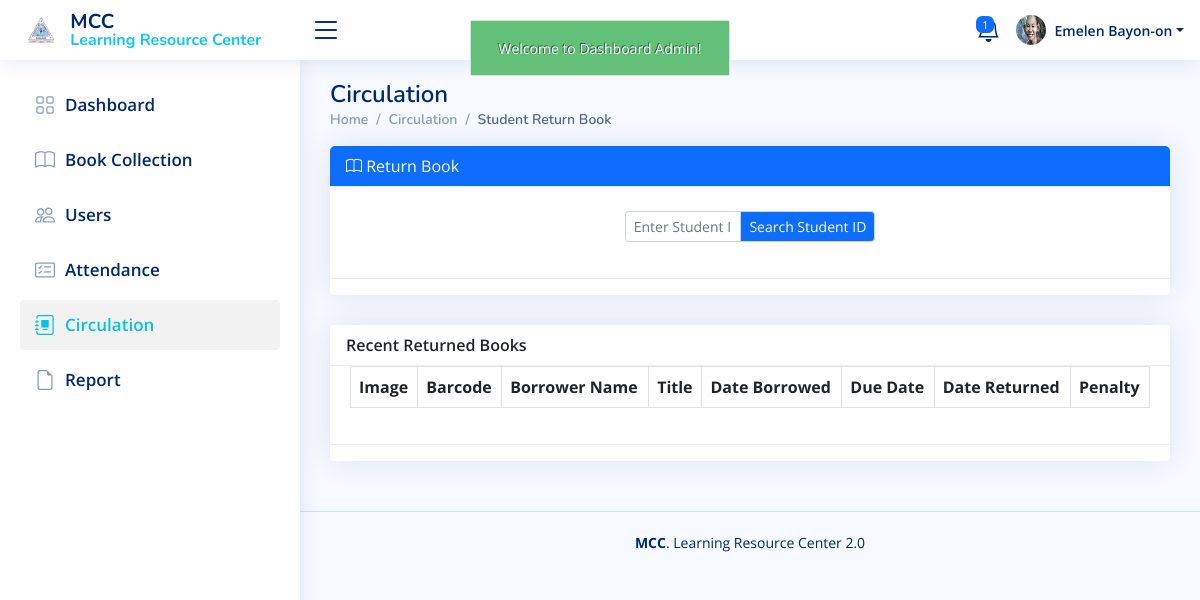
/admin/circulation_return.php (signed in), run on an earlier commit of the app's database.
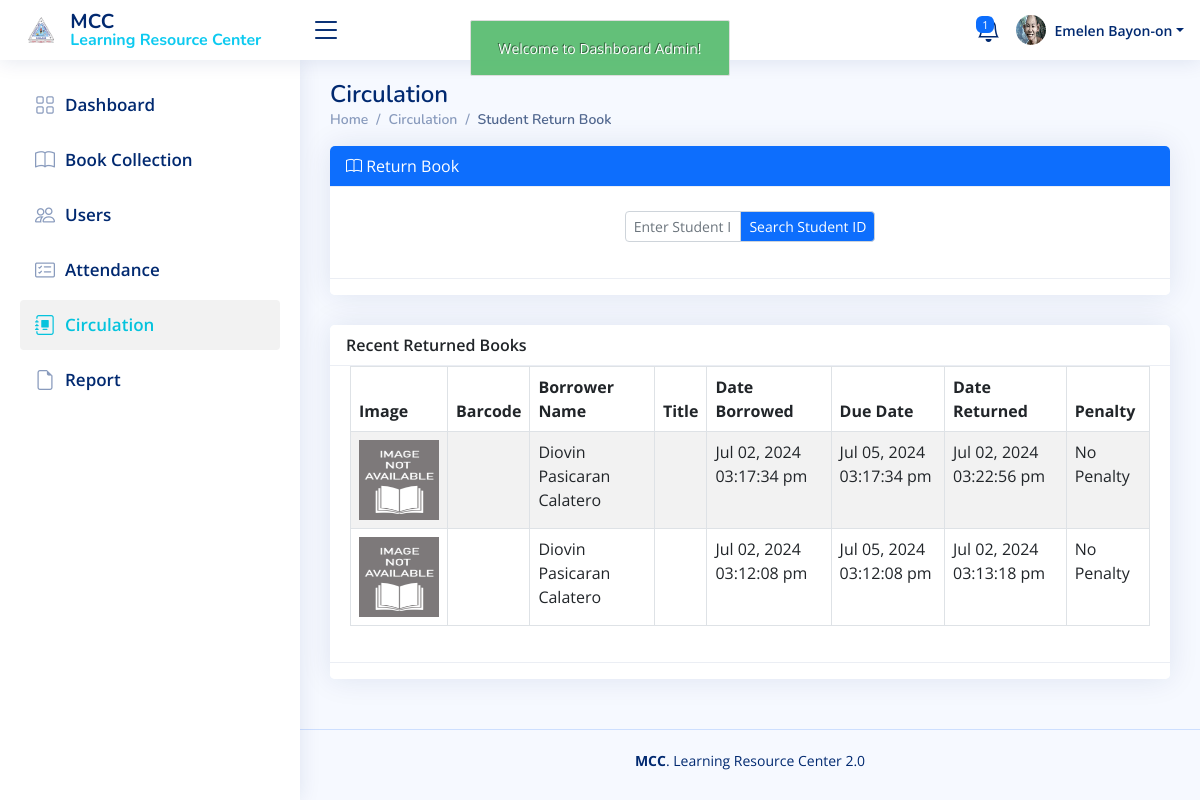
And on a later commit of the database.
### tables this page shows
CREATE TABLE `return_book` (
  `return_book_id` int(11) NOT NULL,
  `user_id` int(11) NOT NULL,
  `faculty_id` int(11) NOT NULL,
  `book_id` int(11) NOT NULL,
  `date_borrowed` datetime NOT NULL,
  `due_date` datetime NOT NULL,
  `date_returned` datetime NOT NULL,
  `book_penalty` varchar(100) NOT NULL
);

CREATE TABLE `user` (
  `user_id` int(11) NOT NULL,
  `user_log_id` int(11) NOT NULL,
  `lastname` varchar(45) NOT NULL,
  `firstname` varchar(45) NOT NULL,
  `middlename` varchar(45) NOT NULL,
  `gender` varchar(20) NOT NULL,
  `course` varchar(45) NOT NULL,
  `address` varchar(100) NOT NULL,
  `cell_no` varchar(25) NOT NULL,
  `birthdate` varchar(45) NOT NULL,
  `email` varchar(50) NOT NULL,
  `year_level` varchar(45) NOT NULL,
  `student_id_no` varchar(45) NOT NULL,
  `username` varchar(50) NOT NULL,
  `password` varchar(255) NOT NULL,
  `cpassword` varchar(255) NOT NULL,
  `role_as` varchar(50) NOT NULL,
  `status` varchar(50) NOT NULL,
  `user_added` datetime NOT NULL,
  `qr_code` varchar(255) NOT NULL,
  `reset_token` varchar(100) NOT NULL,
  `token_expiry` datetime NOT NULL
);

### admin/circulation_return.php (the view, shortened to what the rows shown need)
<?php
include('authentication.php');
include('includes/header.php');
?>
<main id="main" class="main">
     <div class="pagetitle">
          <h1>Circulation</h1>
     </div>
     <section class="section ">
          <div class="row">
               <div class="col-lg-12">
                    <div class="card">
                         <div class="card-body">
                              <div class="table-responsive">
                                   <?php
							$return_query= mysqli_query($con,"SELECT * from return_book
							LEFT JOIN book ON return_book.book_id = book.book_id
							LEFT JOIN user ON return_book.user_id = user.user_id
							where return_book.return_book_id order by return_book.return_book_id DESC");
							?>
                                   <table id="myDataTable" cellpadding="0" cellspacing="0" border="0"
                                        class="table table-striped table-bordered">
                                        <thead>
                                             <tr>
                                                  <th>Image</th>
                                                  <th>Barcode</th>
                                                  <th>Borrower Name</th>
                                                  <th>Title</th>
                                                  <th>Date Borrowed</th>
                                                  <th>Due Date</th>
                                                  <th>Date Returned</th>
                                                  <th>Penalty</th>
                                             </tr>
                                        </thead>
                                        <tbody>
                                             <?php
							while ($return_row= mysqli_fetch_array ($return_query) ){
?> <?php if(isset( $return_row['user_id'])) : ?>
                                             <tr>
                                                  <td>
                                                       <center>
                                                            <?php if($return_row['book_image'] != ""): ?>
                                                            <img src="../uploads/books_img/<?php echo $return_row['book_image']; ?>"
                                                                 alt="" width="80px" height="80px">
                                                            <?php else: ?>
                                                            <img src="../uploads/books_img/book_image.jpg" alt=""
                                                                 width="80px" height="80px">
                                                            <?php endif; ?>
                                                       </center>
                                                  </td>
                                                  <td><?php echo $return_row['barcode']; ?></td>
                                                  <td style="text-transform: capitalize">
                                                       <?php echo $return_row['firstname']." ".$return_row['middlename']." ".$return_row['lastname']; ?>
                                                  </td>
                                                  <td style="text-transform: capitalize">
                                                       <?php echo $return_row['title']; ?></td>
                                                  <td><?php echo date("M d, Y h:i:s a",strtotime($return_row['date_borrowed'])); ?>
                                                  </td>
                                                  <?php
								 if ($return_row['book_penalty'] != 'No Penalty'){
									 echo "<td class='' style='width:100px;'>".date("M d, Y h:i:s a",strtotime($return_row['due_date']))."</td>";
								 }else {
									 echo "<td>".date("M d, Y h:i:s a",strtotime($return_row['due_date']))."</td>";
								 }
								?>
                                                  <?php
								 if ($return_row['book_penalty'] != 'No Penalty'){
									 echo "<td class='' style='width:100px;'>".date("M d, Y h:i:s a",strtotime($return_row['date_returned']))."</td>";
								 }else {
									 echo "<td>".date("M d, Y h:i:s a",strtotime($return_row['date_returned']))."</td>";
								 }
								?>
                                                  <?php
								 if ($return_row['book_penalty'] != 'No Penalty'){
									 echo "<td class='alert alert-warning' style='width:100px;'>Php ".$return_row['book_penalty'].".00</td>";
								 }else {
									 echo "<td>".$return_row['book_penalty']."</td>";
								 }
								?>
                                             </tr>
                                             <?php endif; ?>
                                             <?php
							}
							?>
                                        </tbody>
                                   </table>
                              </div>
                         </div>
                    </div>
               </div>
          </div>
     </section>
</main>
<?php
include('./includes/script.php');
?>

### admin/includes/topnav.php (shortened to what the rows shown need)
<header id="header" class="header fixed-top d-flex align-items-center">
     <?php
if (isset($_SESSION['auth_admin']['admin_id']))
{
     $id_session=$_SESSION['auth_admin']['admin_id'];
 }
 ?>
     <nav class="header-nav ms-auto">
          <ul class="d-flex align-items-center">
               <li class="nav-item dropdown pe-3">
                    <?php
               $query = "SELECT * FROM admin WHERE admin_id = '$id_session'";
               $query_run = mysqli_query($con, $query);
               $row = mysqli_fetch_array($query_run);
               ?>
                    <a class="nav-link nav-profile d-flex align-items-center pe-0" href="javascript:;"
                         data-bs-toggle="dropdown">
                         <?php if($row['admin_image'] != ""): ?>
                         <img src="../uploads/admin_profile/<?php echo $row['admin_image']; ?>" alt="" width="30px"
                              height="30px" class="rounded-circle">
                         <?php else: ?>
                         <img src="assets/img/admin.png" alt="" class="rounded-circle" width="30px" height="30px">
                         <?php endif; ?>
                         <span
                              class="d-none d-md-block dropdown-toggle ps-2"><?= $_SESSION['auth_admin']['admin_name']; ?></span>
                    </a>
               </li>
          </ul>
     </nav>
</header>

What changed in the data, as far as the page shows it:
added return_book: user.firstname "Diovin", user.middlename "Pasicaran", user.lastname "Calatero", date_borrowed "Jul 02, 2024 03:17:34 pm", due_date "Jul 05, 2024 03:17:34 pm", date_returned "Jul 02, 2024 03:22:56 pm", book_penalty "No Penalty"
added return_book: user.firstname "Diovin", user.middlename "Pasicaran", user.lastname "Calatero", date_borrowed "Jul 02, 2024 03:12:08 pm", due_date "Jul 05, 2024 03:12:08 pm", date_returned "Jul 02, 2024 03:13:18 pm", book_penalty "No Penalty"
